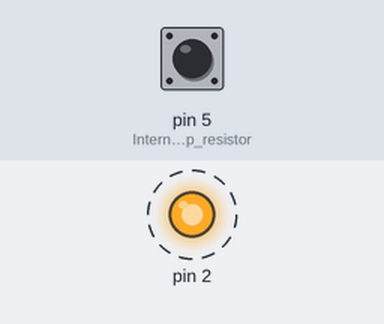
The sketch below on a simulated Arduino Uno, built with avr-gcc and run on an emulated ATmega328P. Parts: output pins drawn as LEDs (lit = HIGH). Dashed ring = blinking. The test bench sets the inputs (shaded band); at power-on: pin 5 (Internal_pull-up_resistor) HIGH.

Above: at 0.2 s.
Timing chart, 0 to 3.0 s (numbered marks = the images above):
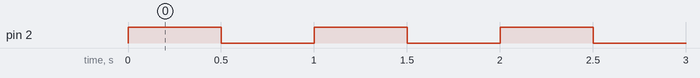

Measured:
- by itself, pin 2: alternates HIGH for 0.50 s and LOW for 0.50 s

The sketch:

digital_read.ino
```cpp
/*
 * EX.NO: 6B - Digital Read - Switch Controlled LED
 * AIM: Read switch state using digitalRead and control LED
 * Hardware: Arduino UNO, LED on Pin 2, Switch on Pin 5 (INPUT_PULLUP)
 */
void setup() {
    pinMode(2, OUTPUT);
    pinMode(5, INPUT_PULLUP);   // Internal pull-up resistor
}

void loop() {
    int switchState = digitalRead(5);
    if (switchState == HIGH) {
        /* Button not pressed - blink LED 5 times */
        for (int i = 0; i < 5; i++) {
            digitalWrite(2, HIGH); delay(500);
            digitalWrite(2, LOW);  delay(500);
        }
    } else {
        /* Button pressed - LED stays OFF */
        digitalWrite(2, LOW);
    }
}
```
